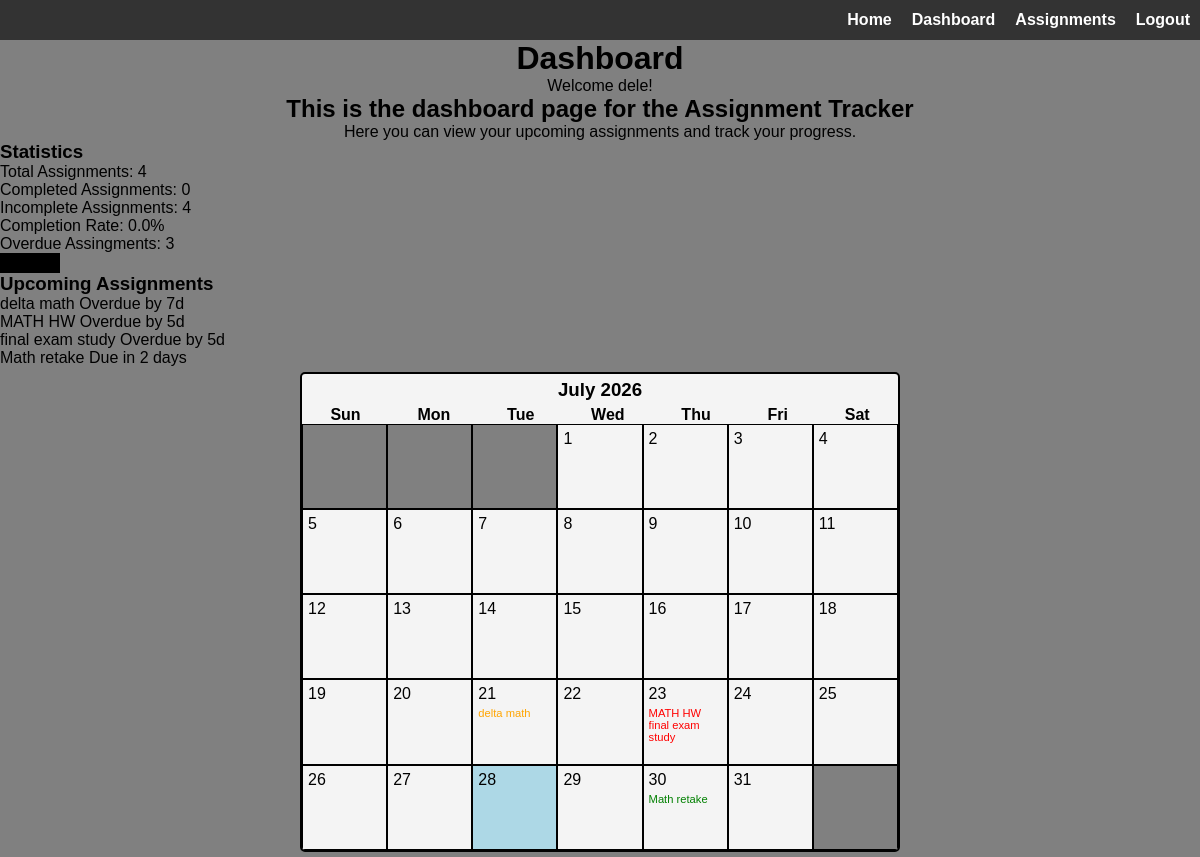
Page /dashboard (signed in) on the earlier database version.
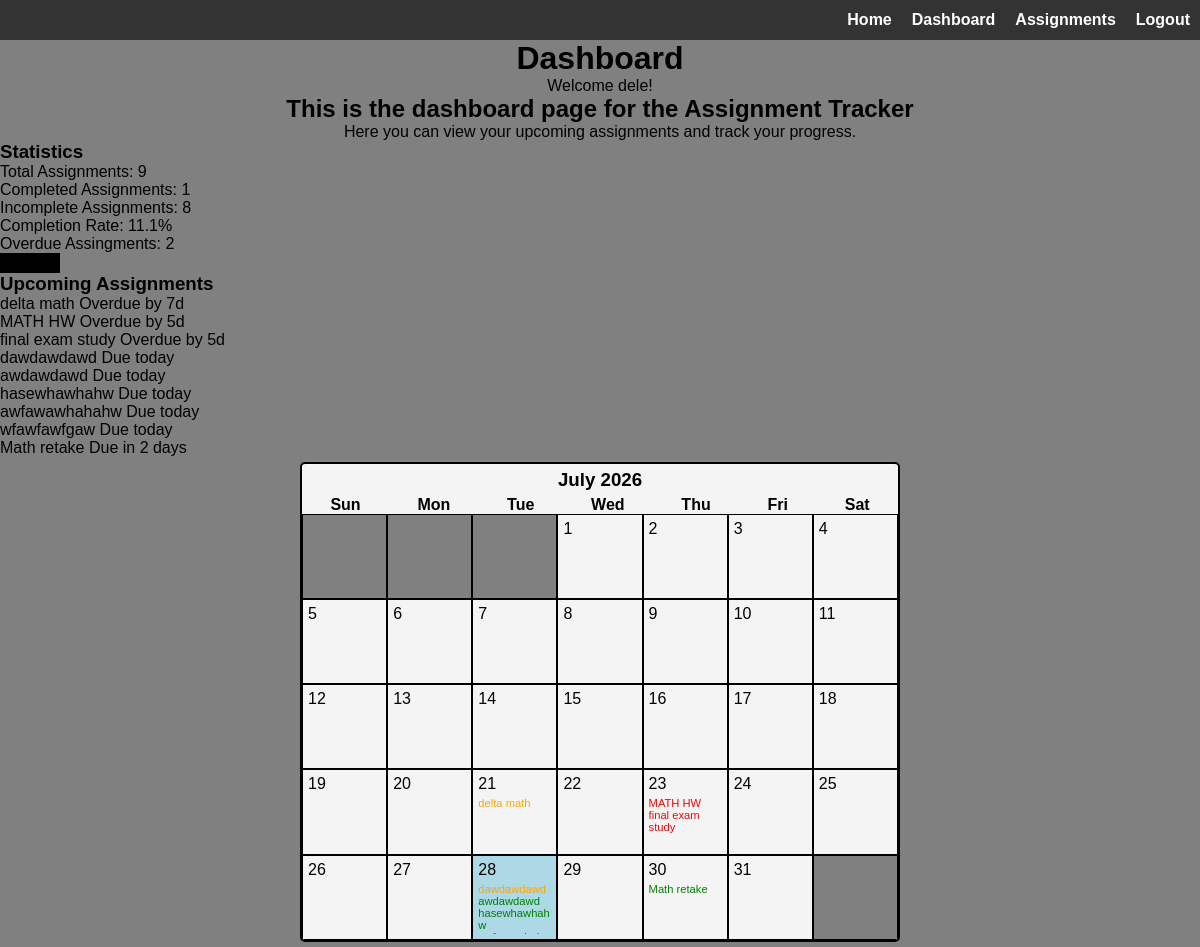
Same page on the later database version.
### app/models.py (models this page shows, shortened)
class User(db.Model, UserMixin):
    id = db.Column(db.Integer, primary_key=True)
    email = db.Column(db.String(150), unique=True)
    username = db.Column(db.String(150), unique=True)
    password = db.Column(db.String(1000))
    assignments = db.relationship("Assignment")

class Assignment(db.Model):
    id = db.Column(db.Integer, primary_key=True)
    name = db.Column(db.String(150))
    course = db.Column(db.String(150))
    priority = db.Column(db.String(150))
    due_date = db.Column(db.Date)
    notes = db.Column(db.String(10000))
    completion_status = db.Column(db.Boolean, default=False)
    student = db.Column(db.Integer, db.ForeignKey('user.id'))
    def days_until_due(self):
        try:
            return (self.due_date - date.today()).days
        except ValueError:
            return 9999
    def due_label(self):
        days = self.days_until_due()
        if days < -1:
            return f"Overdue by {abs(days)}d"
        elif days == -1:
            return f"Due yesterday"
        elif days == 0:
            return "Due today"
        elif days == 1:
            return "Due tomorrow"
        elif 1 < days <= 6:
            return f"Due in {days} days"
        elif days ==7:
            return "Due in 1 week"
        else:
            return f"Due date: {self.due_date.strftime('%m/%d/%Y')}"

### app/dashboard/routes.py (the view)
@views.route("/dashboard", methods=["GET", "POST"])
@login_required
def dashboard():
    stats = {
        "completed": sum(1 for assignment in current_user.assignments if assignment.completion_status),
        "incomplete": sum(1 for assignment in current_user.assignments if not assignment.completion_status),
        "rate": (sum(1 for assignment in current_user.assignments if assignment.completion_status) / len(current_user.assignments) * 100) if current_user.assignments else 0,
        "overdue": sum(1 for assignment in current_user.assignments if assignment.days_until_due() < 0 and not assignment.completion_status)
    }
    today = int(datetime.now().strftime("%d"))
    upcoming_assignments = sorted([assignment for assignment in current_user.assignments if assignment.days_until_due() <= 7], key = lambda a: a.days_until_due())
    month_info = get_month_info()
    try:
        assignments = [(assignment.name, int(assignment.due_date.strftime("%d")), assignment.priority) for assignment in current_user.assignments]
    except Exception:
        assignments = "Error happened"
    return render_template("dashboard.html", user=current_user, stats = stats, today = today, current_month_calendar = month_info, assignments = assignments, upcoming_assignments = upcoming_assignments)

### app/__init__.py (called while the page is built)
def create_app():
    app = Flask(__name__)
    app.config['SECRET_KEY'] = os.environ.get("SECRET_KEY")
    app.config['SQLALCHEMY_DATABASE_URI'] = 'sqlite:///database.db'
    db.init_app(app)
    from app.auth.routes import auth
    from app.dashboard.routes import views
    app.register_blueprint(auth, url_prefix="/auth")
    app.register_blueprint(views, url_prefix="/")
    from .models import User, Assignment
    login_manager = LoginManager()
    login_manager.login_view = "auth.login"
    login_manager.init_app(app)
    @login_manager.user_loader
    def load_user(id):
        return User.query.get(int(id))
    if not path.exists('app/' + "database.db"):
        with app.app_context():
            db.create_all()
        print('Created Database!')
    return app

### app/cal.py (called while the page is built)
def get_month_info():
    today = datetime.now()
    current_year = today.strftime("%Y")
    current_month = today.strftime("%m") if today.strftime("%m")[0] != "0" else today.strftime("%m")[1:]
    cal = calendar.Calendar(6)
    info = [[],[],[],[],[],]
    week = 0
    for i in cal.itermonthdays(int(current_year), int(current_month)):
        if len(info[week]) < 7:
            info[week].append(i)
        else:
            week += 1
            info[week].append(i)
    return info, today.strftime("%B") + " " + current_year

### app/templates/dashboard.html (shortened to what this page needs)
{% extends "index.html" %}
{% block content %}
    <div align="center">
        <h1>Dashboard</h1>
        <p>Welcome {{ user.username }}!</p>
        <h2>This is the dashboard page for the Assignment Tracker</h2>
        <p>Here you can view your upcoming assignments and track your progress.</p>
    </div>
    <div align = "left">
        <h3>Statistics</h3>
        <p>Total Assignments: {{ user.assignments|length }}</p>
        <p>Completed Assignments: {{ stats.completed }}</p>
        <p>Incomplete Assignments: {{ stats.incomplete }}</p>
        <P>Completion Rate: {{ "%.1f" | format(stats.rate) }}%</P>
        <p>Overdue Assingments: {{ stats.overdue }}</p>
        <div class="progress-container"><div class="progress"></div></div>
    </div>
    <div align="left">
        <h3>Upcoming Assignments</h3>
        <ul>
        {% for assignment in upcoming_assignments %}
        <li>{{ assignment.name + " " +assignment.due_label() }}</li>
        {% endfor %}
        </ul>
    </div>
    <div id="calender">
        <div class="month">
            <h3 class="month center">{{ current_month_calendar[1] }}</h3>
            <div id="cal-header"><span>Sun</span><span>Mon</span><span >Tue</span><span>Wed</span><span>Thu</span><span>Fri</span><span>Sat</span></div>
            <div id="calender-grid">
                {% for week in current_month_calendar[0] %}
                <div class="calendar-week">
                    {% for day in week %}
                    {% if day == 0 %}
                    <div class="no-day calendar-day">&nbsp;</div>
                    {% elif today == day %}
                    <div class="calendar-day current-day">
                        {{ day }}
                        <ul>
                            {% for assignment in assignments %}
                            {% if assignment[1] == day %}
                                {% if assignment[2] == "High" %}
                                <li class="red-text">{{ assignment[0] }}</li>
                                {% elif assignment[2] == "Medium" %}
                                <li class="orange-text">{{ assignment[0] }}</li>
                                {% else %}
                                <li class="green-text">{{ assignment[0] }}</li>
                                {% endif %}
                            {% endif %}
                            {% endfor %}
                        </ul>
                    </div>
                    {% else %}
                    <div class="calendar-day">
                        {{ day }}
                        <ul>
                            {% for assignment in assignments %}
                            {% if assignment[1] == day %}
                                {% if assignment[2] == "High" %}
                                <li class="red-text">{{ assignment[0] }}</li>
                                {% elif assignment[2] == "Medium" %}
                                <li class="orange-text">{{ assignment[0] }}</li>
                                {% else %}
                                <li class="green-text">{{ assignment[0] }}</li>
                                {% endif %}
                            {% endif %}
                            {% endfor %}
                        </ul>
                    </div>
                    {% endif %}
                    {% endfor %}
                </div>
                {% endfor %}
            </div>
        </div>
    </div>
{% endblock %}

### app/templates/index.html (shortened to what this page needs)
<!DOCTYPE html>
<html lang="en">
    <head>
        <link rel="stylesheet" href="{{ url_for('static', filename='styles.css') }}">
    </head>
    <body>
        <nav class="navbar">
            {% if user.is_authenticated %}
            <a class = "navigation-link" href="/">Home</a>
            <a class = "navigation-link" href="/dashboard">Dashboard</a>
            <a class = "navigation-link" href="/assignments">Assignments</a>
            <a class = "navigation-link" href="/auth/logout">Logout</a>
            {% else %}
            <a class = "navigation-link" href="/">Home</a>
            <a class = "navigation-link" href="/auth/login">Login</a>
            <a class = "navigation-link" href="/auth/sign-up">Sign-Up</a>
            {% endif %}
        </nav>
        {% block content %}{% endblock %}
    </body>
</html>

### app/static/styles.css (style rules this page uses)
* { margin: 0; padding: 0; box-sizing: border-box; }
body { font-family: Arial, sans-serif; background-color: grey; }
.navigation-link { text-decoration: none; margin: 10px; color: white; transition: all 0.3s ease; font-weight: bold; }
.navbar { display: flex; width: 100vw; height: 5vh; background-color: #333; justify-content: end; align-items: center; }
.center { text-align: center; }
#calender { margin: 5px auto; width: 50vw; height: auto; max-height: 70vh; overflow-y: auto; background-color: #f4f4f4; border: 2px solid black; border-radius: 5px; }
#calender-grid { display: flex; flex-direction: column; height: 100%; }
.calendar-day { box-sizing: border-box; padding: 5px; border: 1px solid; margin: 0; aspect-ratio: 1 / 1; flex: 1; display: flex; flex-direction: column; overflow: hidden; }
.calendar-day ul { list-style: none; margin: 4px 0 0 0; padding: 0; flex: 1; overflow-y: auto; overflow-x: hidden; word-break: break-word; font-size: 0.7rem; }
#cal-header { display: flex; justify-content: space-around; }
#cal-header span { font-weight: bold; }
.calendar-week { display: flex; width: 100%; }
.no-day { background-color: gray; }
.current-day { background-color: lightblue; }
.month.center { padding: 5px; }
.red-text { color: red; }
.orange-text { color: orange; }
.green-text { color: green; }
.progress-container { height: 20px; width: 60px; background-color: black; }
.progress { height: 100%; margin: 0; }

Differences in the rows shown:
added Assignment: name+due_date "dawdawdawd Due today", name "dawdawdawd"
added Assignment: name+due_date "awdawdawd Due today", name "awdawdawd"
added Assignment: name+due_date "hasewhawhahw Due today", name "hasewhawhahw"
added Assignment: name+due_date "awfawawhahahw Due today"
added Assignment: name+due_date "wfawfawfgaw Due today", shown under "Upcoming Assignments"
Other differences:
{{ user.assignments|length }}: "4" → "9"
{{ stats.completed }}: "0" → "1"
{{ stats.incomplete }}: "4" → "8"
{{ "%.1f" | format(stats.rate) }}: "0.0" → "11.1"
{{ stats.overdue }}: "3" → "2"
